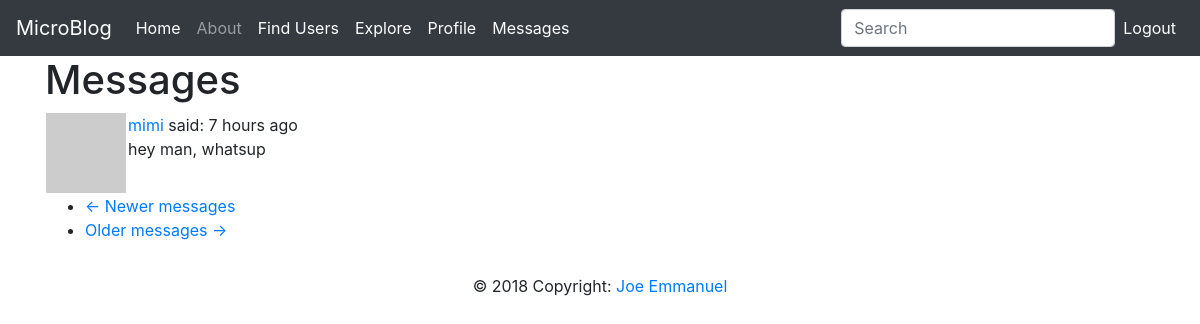
The app's page /messages (signed in) with its own data.
### app/models.py (models this page shows, shortened)
class Message(db.Model):
    id = db.Column(db.Integer, primary_key=True)
    sender_id = db.Column(db.Integer, db.ForeignKey('user.id'))
    recipient_id = db.Column(db.Integer, db.ForeignKey('user.id'))
    body = db.Column(db.String(140))
    timestamp = db.Column(db.DateTime, index=True, default=datetime.utcnow)

class User(UserMixin, db.Model):
    __tablename__ = 'user'
    id = db.Column(db.Integer, primary_key=True)
    username = db.Column(db.String(64), index=True, unique=True)
    email = db.Column(db.String(64), index=True, unique=True)
    password_hash = db.Column(db.String(128))
    posts = db.relationship('Post', backref='author', lazy='dynamic')
    about_me = db.Column(db.String(140))
    last_seen = db.Column(db.DateTime, default=datetime.utcnow)
    followed = db.relationship(
        'User', secondary=followers,
        primaryjoin=(followers.c.follower_id == id),
        secondaryjoin=(followers.c.followed_id == id),
        backref=db.backref('followers', lazy='dynamic'), lazy='dynamic')
    messages_sent = db.relationship('Message', foreign_keys='Message.sender_id',
                                    backref='author', lazy='dynamic')
    messages_received = db.relationship('Message', foreign_keys='Message.recipient_id',
                                        backref='recipient', lazy='dynamic')
    last_message_read_time = db.Column(db.DateTime)
    def avatar(self, size):
        digest = md5(self.email.lower().encode('utf-8')).hexdigest()
        return 'https://www.gravatar.com/avatar/{}?d=identicon&s={}'.format(
            digest, size)
    def new_messages(self):
        last_read_time = self.last_message_read_time or datetime(1900, 1, 1)
        return Message.query.filter_by(recipient=self).filter(Message.timestamp
                                                              > last_read_time).count()

### app/main/routes.py (the view)
@bp.route('/messages')
@login_required
def messages():
    current_user.last_message_read_time = datetime.utcnow()
    db.session.commit()
    page = request.args.get('page', 1, type=int)
    messages = current_user.messages_received.order_by(
        Message.timestamp.desc()).paginate(
            page, current_app.config['POSTS_PER_PAGE'], False)
    next_url = url_for('main.messages', page=messages.next_num) \
        if messages.has_next else None
    prev_url = url_for('main.messages', page=messages.prev_num) \
        if messages.has_prev else None
    return render_template('messages.html', messages=messages.items,
                           next_url=next_url, prev_url=prev_url)

### app/main/forms.py
class SearchForm(FlaskForm):
    q = StringField('Search', validators=[DataRequired()])
    def __init__(self, *args, **kwargs):
        if 'formdata' not in kwargs:
            kwargs['formdata'] = request.args
        if 'csrf_enabled' not in kwargs:
            kwargs['csrf_enabled'] = False
        super(SearchForm, self).__init__(*args, **kwargs)

### app/main/routes.py (called while the page is built)
@bp.before_request
def before_request():
    if current_user.is_authenticated:
        current_user.last_seen = datetime.utcnow()
        db.session.commit()
        g.search_form = SearchForm()

### app/models.py (called while the page is built)
@login.user_loader
def loaded_user(id):
    return User.query.get(int(id))

### app/templates/messages.html
{% extends "base.html" %}
{% block content %}
    <h1>{{ 'Messages' }}</h1>
    {% for post in messages %}
        {% include 'includes/_post.html' %}
    {% endfor %}
    <nav aria-label="...">
        <ul class="pager">
            <li class="previous{% if not prev_url %} disabled {% endif %}">
                <a href="{{ prev_url or '#' }}">
                    <span aria-hidden="true">&larr;</span> {{ 'Newer messages' }}
                </a>
            </li>
            <li class="next{% if not next_url %} disabled{% endif %}">
                <a href="{{ next_url or '#' }}">
                    {{ 'Older messages' }} <span aria-hidden="true">&rarr;</span>
                </a>
            </li>
        </ul>
    </nav>
{% endblock %}

### app/templates/includes/_post.html
<table>
    <tr valign="top">
        <td><img src="{{ post.author.avatar(36) }}"></td>
        <td>
            <a href="{{ url_for('main.user', username=post.author.username) }}">
            {{ post.author.username }}
            </a>
            said: {{ moment(post.timestamp).fromNow() }}
            <br>
            {{ post.body }}
        </td>
    </tr>
</table>

### records on screen
Message: author.username "mimi", timestamp "7 hours ago", body "hey man, whatsup"

### other values on screen
{{ 'Messages' }} "Messages"
{{ 'Newer messages' }} "Newer messages"
{{ 'Older messages' }} "Older messages"
